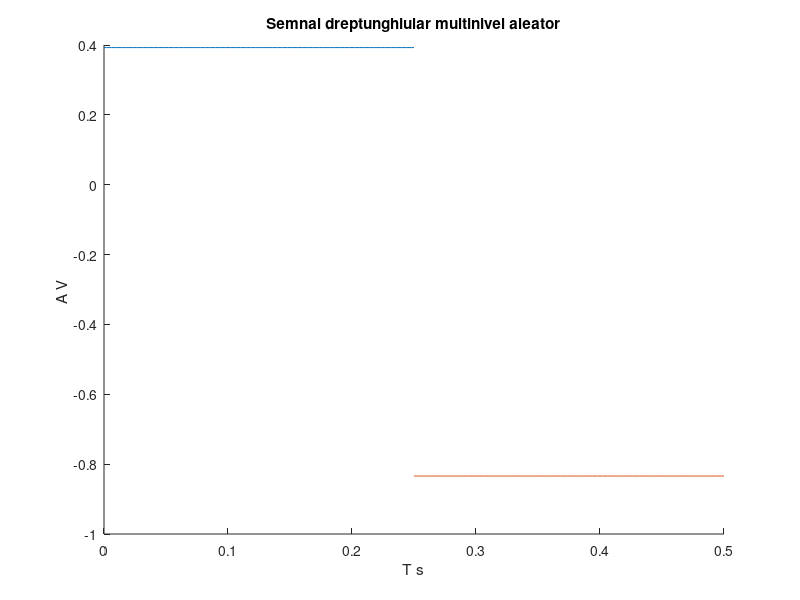

This chart was generated by the following MATLAB code:
hold on;
%folosesc aceasta intructiune pentru a pastra graficul curent atunci cand
%adaug alt grafic
%rezolutie temporara de 2ms
r1=rand(1);
r2=rand(1);

t1=0:.002:0.25;
t2=0.25:.002:0.5;
x1=r1*square(2*pi*4*t1,100);
x2=-r2*square(2*pi*4*t2,100);
plot(t1,x1);
plot(t2,x2);
xlabel('T s')
ylabel('A V ')
title('Semnal dreptunghiular multinivel aleator')
